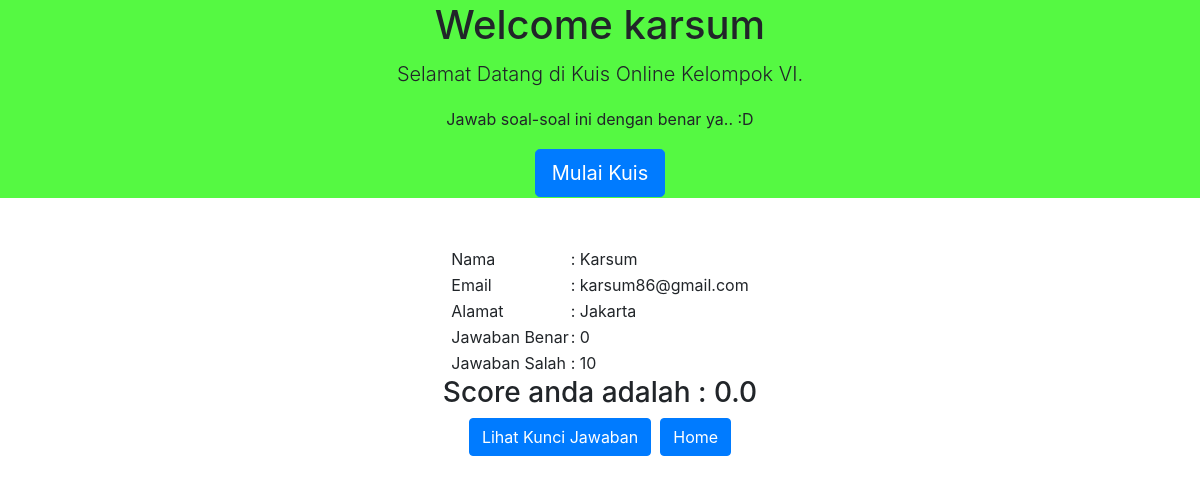
Screenshot of /halaman/index.php?page=jawab with the database file from the repository.
### tables this page shows
CREATE TABLE `peserta` (
  `id_user` int(20) NOT NULL,
  `nama` varchar(100) NOT NULL,
  `email` varchar(20) NOT NULL,
  `alamat` text NOT NULL
);

### halaman/index.php (the view, shortened to what this page needs)
<!doctype html>
<html>
<head>
	<link rel="stylesheet" href="../asset/css/bootstrap.css">
</head>
<body>
	<?php
	include"../koneksi.php";
	$qry=mysqli_query($koneksi, "select nama from peserta order by id_user desc");
	$data=mysqli_fetch_array($qry);
	$nama=$data['nama'];
	?>
	<table border="0" width="100%" bgcolor="#55F942">
		<tr>
			<td>
				<center><h1>Welcome <?php echo "$nama"; ?></h1></center>
		    </td>
		</tr>
		<tr>
			<td>
				<center><p class="lead">Selamat Datang di Kuis Online Kelompok VI.</p></center>
			</td>
		</tr>
		<tr>
			<td>
				<center><p>Jawab soal-soal ini dengan benar ya.. :D</p></center>
			</td>
		</tr>
		<tr>
			<td><center><a class="btn btn-primary btn-lg" href="index.php?page=soal" role="button">Mulai Kuis</a></center></td>
		</tr>
	</table> <br><br>
<?php
if(isset($_GET['page']))
{$page=$_GET['page'];
 switch($page)
{
 case "jawab":
 include "../halaman/jawab.php";
 break;
}
}
?>
</body>
</html>

### halaman/jawab.php (shortened to what this page needs)
<!doctype html>
<html>
<head>
</head>
<body>
	<?php
include "../koneksi.php";
	$qry=mysqli_query($koneksi, "select * from peserta order by id_user desc");
	$data=mysqli_fetch_array($qry);
	$nama=$data['nama'];
	$email=$data['email'];
	$alamat=$data['alamat'];
    ?>
    <table border=0 align = center>
        <tr><td>Nama </td><td> : <?php echo ucwords($nama); ?></td></tr>
        <tr><td>Email </td><td> : <?php echo $email; ?></td></tr>
        <tr><td>Alamat </td><td> : <?php echo ucwords($alamat); ?></td></tr>
    <?php
    $jawab = $_SESSION['jawab'];
?>
        <?php
            $i = 0;
            $benar = $salah = 0;
            $sql =mysqli_query($koneksi,"select * from tbl_soal WHERE aktif='Y'");
            while($key = mysqli_fetch_array($sql)){
                    if ($jawab[$i] == $key['jawaban']) {
                        $benar++;
                    }else{
                         $salah++;
                    }
                $i++;
            }
            $result=mysqli_query($koneksi, "select * from tbl_soal WHERE aktif='Y'");
                $jumlah_soal=mysqli_num_rows($result);
                $score = 100/$jumlah_soal*$benar;
                $hasil = number_format($score,1);
         ?>
         <tr><td>Jawaban Benar </td><td> : <?php echo $benar; ?></td></tr>
         <tr><td>Jawaban Salah </td><td> : <?php echo $salah; ?></td></tr>
         </table>
		<div align="center"><h3>Score anda adalah : <?php echo $hasil; ?></h3></div>
        <div align="center"><a class="btn btn-primary" href="index.php?page=kunci" role="button">Lihat Kunci Jawaban</a>
            &nbsp;<a a class="btn btn-primary" href="../index.php">Home</a></div>
</body>
</html>

### rows the page displays
peserta: nama "karsum", nama "Karsum", email "karsum86@gmail.com", alamat "Jakarta"

### other values shown
$benar "0"
$salah "10"
$hasil "0.0"
